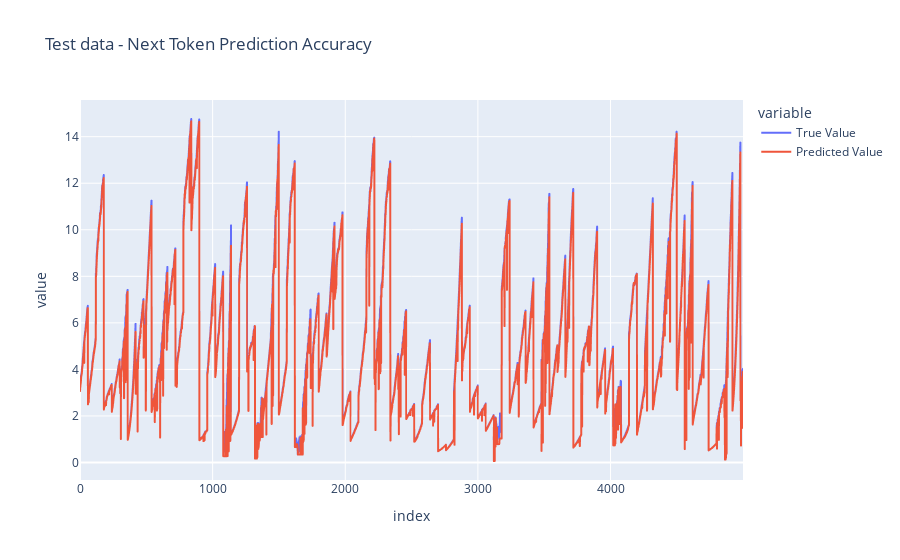

Here is the notebook cell this chart was saved with:
### Markdown cell above
# test model loading from local file

### Code cell
from safetensors.torch import load_model
import json
with open("degradation_transformer_model_config.json", "rb") as f:
    model_params=json.load(f)

model1 = DegradationTransformer(vocab_size=model_params['vocab_size'], 
                                context_window=model_params['context_window'], 
                               embedding_dim=model_params['embedding_dim'], 
                               num_heads=model_params['num_heads'],
                                 num_blocks=model_params['num_blocks'])
load_model(model1, "degradation_transformer_model.safetensors")
model1.eval()
learner1 = Learner(model1, optim=None, loss_func=None, 
                  train_loader=None, test_loader=None, cbs=[])

y_predict = learner1.predict(x_batch, num_periods=1)[:, -1]


df=pd.DataFrame([y_batch, y_predict]).T
df.columns = ['True Value', 'Predicted Value']
fig = px.line(df, labels={ 'x':['Predicted Value','Predicted Value']}, title='Test data - Next Token Prediction Accuracy')
fig.show()

### Figure 1 — Plotly figure (JSON) as saved in the notebook; plotly's stock layout.template omitted (floating-point values rounded to 4 significant figures; data arrays with more than 128 entries replaced by an {"elided": "..."} marker saying what was removed)
{"data": [{"hovertemplate": "variable=True Value<br>index=%{x}<br>value=%{y}<extra></extra>", "legendgroup": "True Value", "line": {"color": "#636efa", "dash": "solid"}, "marker": {"symbol": "circle"}, "mode": "lines", "name": "True Value", "showlegend": true, "type": "scattergl", "x": {"elided": "5000 int values"}, "xaxis": "x", "y": {"elided": "5000 float values"}, "yaxis": "y"}, {"hovertemplate": "variable=Predicted Value<br>index=%{x}<br>value=%{y}<extra></extra>", "legendgroup": "Predicted Value", "line": {"color": "#EF553B", "dash": "solid"}, "marker": {"symbol": "circle"}, "mode": "lines", "name": "Predicted Value", "showlegend": true, "type": "scattergl", "x": {"elided": "5000 int values"}, "xaxis": "x", "y": {"elided": "5000 float values"}, "yaxis": "y"}], "layout": {"legend": {"title": {"text": "variable"}, "tracegroupgap": 0}, "title": {"text": "Test data - Next Token Prediction Accuracy"}, "xaxis": {"anchor": "y", "domain": [0, 1], "title": {"text": "index"}}, "yaxis": {"anchor": "x", "domain": [0, 1], "title": {"text": "value"}}}}
